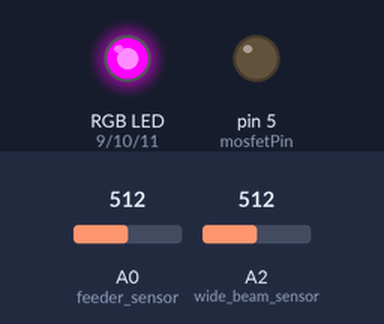
Recording of a sketch running on a simulated Arduino Uno, built with avr-gcc and run on an emulated ATmega328P. On the bench: an RGB LED mixed from three pins (HIGH = lit), output pins drawn as LEDs (lit = HIGH). The inputs (shaded band) are chosen by the test bench; at power-on: A0 (feeder_sensor) = 512, A2 (wide_beam_sensor) = 512. Random numbers use the default seed unless the sketch sets one.

Above: at 1.2 s.
1.3 s: A0 (feeder_sensor) set to 13
3.3 s: A0 (feeder_sensor) set to 10
At 4.5 s:
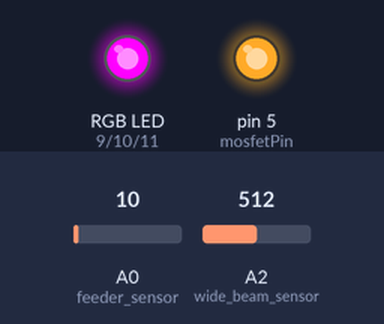
At 6.5 s:
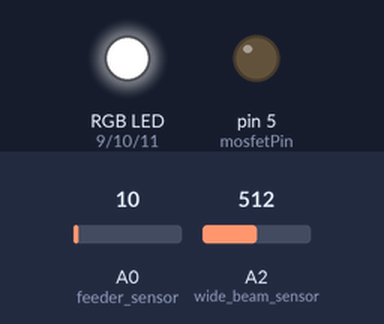
Timing chart, 0 to 8.0 s (numbered marks = the images above; inputs shaded):
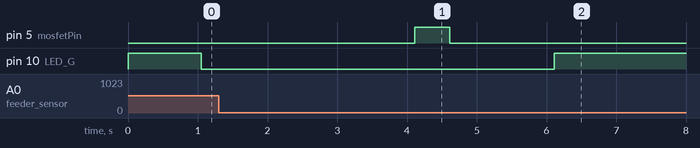

The sketch:

v3.5.1.ino
```cpp
/*
 * Automate RGB LED, feeder motor, reflective feeder sensor, and wide beam sensor.
 *  -Turn blue LED on (using blue instead of red because the wide beam sensor shows red lights)
 *  -Wait 8 seconds or until feeder sensor is triggered, whichever comes first
 *  -Save that time value
 *  -Feed fish (step motor using MOSFET switch)
 *  -Flash white LED 5 times
 *  -Wait until fish swims away and triggers the wide beam sensor
 *  -Wait some interval of time
 *  -Repeat from beginning for x trials
 *  -Export data manually
 *
 * If the libraries on lines 1-4 don't import correctly,
 * go to Sketch / Include Library / Add .ZIP Library and select
 * the IR_Libraries ZIP folder.
 *
 * Tamara O'Malley, Monica Gray
 * 08 August 2017
 * Updated 8/10/17 - changed LED from red to blue
 * Updated 8/11/17 - added variable for time delay between trials
 */

// set up variables for use in entire program

int placeholder = 1;

//RGB LED (common anode: R+GB)
int LED_R = 9;                      //the number of the RGB LED Red pin for the feeding light
int LED_G = 10;                     //the number of the RGB LED Green pin for the feeding light
int LED_B = 11;                     //the number of the RGB LED Blue pin for the feeding light

int LED_on = 0;                     //0 = ON at full brightness
int LED_off = 255;                  //255 = OFF

//FEEDER SENSOR (Keyence FU-23X reflective fiber sensor with FS-V21X IR amplifier)
boolean fish_got_food_yet = false;    //whether the fish has gotten close enough to the feeder to trigger the sensor (we assume it ate)
boolean fish_been_through_gate = false;
int fs_count = 0;                   //tracks how many times the feeder sensor has been read; used to slow down printing of "waiting" statement

//WIDE BEAM SENSOR (Keyence FU-A100 wide beam fiber sensor with FS-V21X IR amplifier)
int wideBeam_sensor_value = analogRead(A2);
int wideBeam_sensor_threshold = 50; //the level of output from the wide beam sensor that indicates the fish has passed through it
boolean fish_in_feeding_area = false;          //whether the fish has gone away from the feeding area, through the wide beam sensor
int wbs_count = 0;                  //tracks how many times the wide beam sensor has been read; used to slow down printing of "waiting" statement

//FEEDER controlled by MOSFET switch (Med Associates ENV-203-14P 14 mg Pellet Dispenser)
int mosfetPin = 5;                  //the number of the MOSFET switch pin

//TIMER variables
float gate_sensor_time = 0;
float feed_sensor_time = 0;
float start_time_secs = 0;

//PRINTING variables
long randNumber = 0;
float fish_at_feeder_at_time = -1;
float last_cafeteria_entrance = -1;
float first_cafeteria_exit = -1;
float first_cafeteria_exit_without_food = -1;


//boolean fishs_first_exit = true;
//boolean fishs_first_entrance = true;


void setup() {
//begin SETUP section

  Serial.begin(9600);           //allow printing to the serial monitor
  randomSeed(analogRead(0));

  pinMode(LED_R, OUTPUT);       //set up pins connected to RGB leads for the feeding sensor
  pinMode(LED_G, OUTPUT);
  pinMode(LED_B, OUTPUT);
  RGB_off();

  analogReference(INTERNAL);    //set up pins to read sensors
  pinMode(A0, INPUT);           //feeder sensor
  pinMode(A2, INPUT);           //wide beam sensor

  pinMode(mosfetPin, OUTPUT);   //set up pin connected to MOSFET switch controlling the feeder
  digitalWrite(mosfetPin, LOW); //initialize feeder to OFF
}


void loop()
{
    fish_at_feeder_at_time = -1;
    last_cafeteria_entrance = -1;
    first_cafeteria_exit = -1;
    first_cafeteria_exit_without_food = -1;

    fish_in_feeding_area = false;
    fish_been_through_gate = false;
    fish_got_food_yet = false;                    //we'll need this later

    delay(1000);                             //This waits 1 seconds so that a fish who is leaving the feeding area after waiting in there longer than the trial length won't immediately trigger the gate in the new trial

    start_time_secs = millis() / 1000.00;   //This records the uptime of the machine when the current loop was started. it needs to be saved as seconds to avoid overflow (i think? I'm taking precautions)

    randNumber = random(300, 1000);           //random(minimum seconds, maximum seconds)
    //randNumber = 30;


    RGB_on(LED_off, LED_on, LED_off);               //green light on

    while (  millis()/1000 - start_time_secs <= randNumber ) { //essentially this should keep the machine checking to see if the sensor has been tripped for 59 seconds after the cycle started. i gave it a second to get back to the top of the code (does it need that? i dunno but i'm being careful)
      //Serial.print(analogRead(A0)); Serial.print("\t"); Serial.println(analogRead(A2));
      feeder_check();
      gate_check();
      if(fish_got_food_yet == true) {
        RGB_off();
      }
    }


    while (fish_in_feeding_area == true) {
      gate_check();
    }

    Serial.print(randNumber); Serial.print(",");
    Serial.print(last_cafeteria_entrance,4); Serial.print(",");
    Serial.print(fish_at_feeder_at_time,4); Serial.print(",");
    if ((first_cafeteria_exit == -1) && (last_cafeteria_entrance != -1)) {
      first_cafeteria_exit = first_cafeteria_exit_without_food;
    }
    Serial.print(first_cafeteria_exit,4); Serial.println("");
}


/*
 * Function to turn on LED at desired brightness and color
 *
 * RGB_on(red brightness number, green brightness number, blue brightness number);
 *
 *  -brightness number:
 *      can enter an integer or use the "LED_on" variable
 *        on = 0 (very bright)
 *        off = 255
 *      mix and match to make different colors
 *        no light = all 3 numbers OFF (255)
 *        white = all 3 numbers ON @ same brightness
 *        red = red ON, green OFF, blue OFF
 *        etc
 */
void RGB_on(int redBrightness, int greenBrightness, int blueBrightness)
{
  analogWrite(LED_R, redBrightness);
  analogWrite(LED_G, greenBrightness);
  analogWrite(LED_B, blueBrightness);
  delay(50);
}


/*
 * Function to turn on LED off
 *
 * RGB_off();
 */
void RGB_off()
{
  analogWrite(LED_R, LED_off);
  analogWrite(LED_B, LED_off);
  analogWrite(LED_G, LED_off);
  delay(50);
}


/*
 * Function to dispense food
 *
 * dispense_food();
 *
 *  -MOSFET switch controls feeder:
 *     digitalWrite(mosfetPin, HIGH) --> activates switch to dispense food
 *     digitalWrite(mosfetPin, LOW) --> resets switch
 *
 *  -feeder needs at least 500 ms between signals
 */
void dispense_food()
{
  digitalWrite(mosfetPin, HIGH);          //dispense food
  delay(500);

  digitalWrite(mosfetPin, LOW);           //reset feeder switch
  delay(500);
}

void feeder_check()
{
  //Use these for trooubleshooting:
  //Serial.print(analogRead(A0)); Serial.print("\t");
  //Serial.print(analogRead(A2)); Serial.print("\t");
  //Serial.println("");
  //Serial.print(fish_been_through_gate);

  //Note that the A0(feeding) sensor inteprets close objects as LOW numbers, while the A2(gate) sensor interpets close objects as HIGH numbers.
  //This is why the analogRead(A0) "if loop" uses "less than", while the analogRead(A2) "if loop" uses "greater than".

  if (fish_got_food_yet == false) {
    delay(4);                                   //I have no idea why this delay is necessary, but the program won't run right without it
    //Serial.println("    passed fish_got_food_yet...");
    if (gate_check() == true) {                 //makes sure the feeder only activates when a fish is in the feeding area
      //Serial.println("    passed gate_check...");
      if (analogRead(A0) < 12) {                //do this bit if the feeder is being tripped (the number is essentially arbitrary):
        feed_sensor_time = (millis() / 1000.00) - start_time_secs;  //feeder_sensor_time is set to the current uptime(as seconds) minus the uptime at the start of the cycle(as seconds)
        fish_at_feeder_at_time = feed_sensor_time;
        dispense_food();
        fish_got_food_yet = true;                                         //set this so we can tell the computer not to print the "fish approached..." statement again
      }
    }
  }
}


boolean gate_check()
{
  //Serial.println(analogRead(A2));       //use this for troubleshooting
  if (analogRead(A2) > 30) {
    if (fish_in_feeding_area == false) {
      gate_sensor_time = (millis() / 1000.00) - start_time_secs;
      fish_in_feeding_area = true;
      delay(1000);
      if (fish_got_food_yet == false) {
        last_cafeteria_entrance = gate_sensor_time; }
      return true;
    }
    else { //SO, if fish_in_feeding_area == true
      gate_sensor_time = (millis() / 1000.00) - start_time_secs;
      fish_in_feeding_area = false;
      delay(1000);

      if (fish_got_food_yet == true) {
        if (first_cafeteria_exit == -1) {
          first_cafeteria_exit = gate_sensor_time; }}
      else {
        first_cafeteria_exit_without_food = gate_sensor_time;}

      return false;
    }
  }
  else {
    if (fish_in_feeding_area == true) {
      return true;
    }
    else { //SO, if fish_in_feeding_area == false
      return false;
    }
  }
}
```

Measured:
- the behaviour switches between 12 and 11 on A0 (feeder_sensor) (found by bisection; images 0 and 1)
- after the input at 1.3 s, every drawn part: stays the same
- after the input at 3.3 s, pin 5 (mosfetPin): LOW → HIGH after 0.81 s, → LOW 0.50 s later; pin 10 (LED_G): LOW → HIGH after 2.8 s
